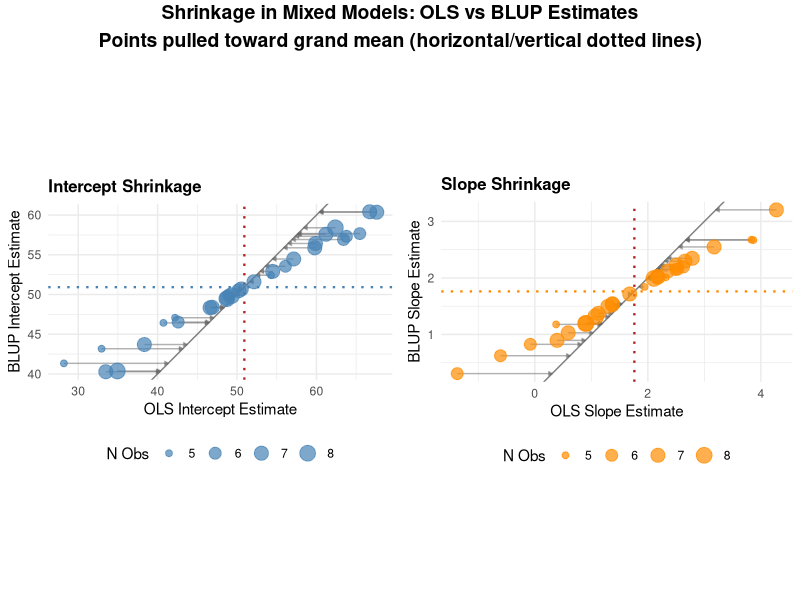
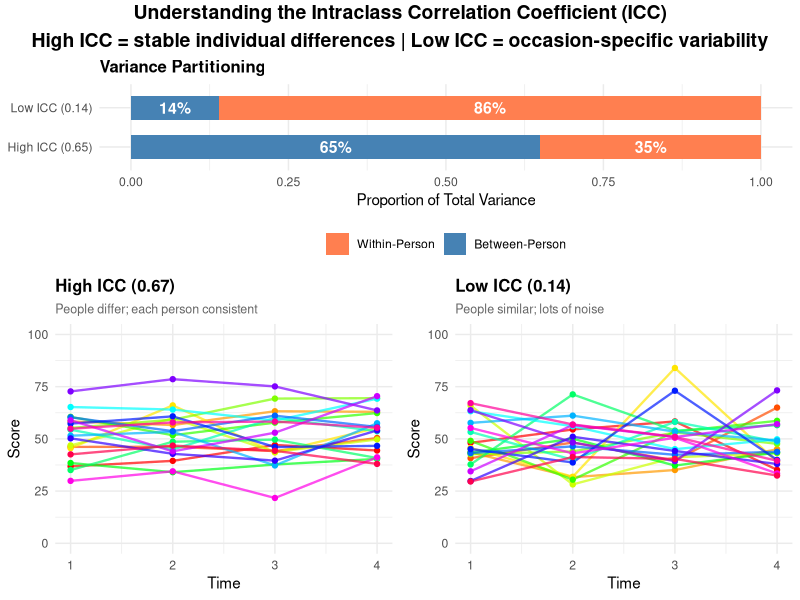

These figures' R source, in order:
# Generate LMM Guide Figures
# Figure 10: Shrinkage Demonstration (simulated)
# Figure 11: ICC Visualization

library(ggplot2)
library(dplyr)
library(gridExtra)

set.seed(42)

# Output directory
output_dir <- "public/images/guides/lmm"
dir.create(output_dir, recursive = TRUE, showWarnings = FALSE)

# =============================================================================
# FIGURE 10: Shrinkage Demonstration
# Simulating the shrinkage effect without fitting actual mixed model
# =============================================================================

# Simulate OLS estimates with varying reliability
n_persons <- 30

# Generate "true" person-level parameters
true_intercepts <- rnorm(n_persons, mean = 50, sd = 8)
true_slopes <- rnorm(n_persons, mean = 2, sd = 1.2)

# OLS estimates = true + noise (more noise for unreliable estimates)
reliability <- runif(n_persons, 0.4, 0.95)  # Varying reliability
n_obs <- round(3 + reliability * 5)  # More obs = more reliable

ols_intercepts <- true_intercepts + rnorm(n_persons, sd = 12 * (1 - reliability))
ols_slopes <- true_slopes + rnorm(n_persons, sd = 2 * (1 - reliability))

# Grand means
grand_intercept <- mean(ols_intercepts)
grand_slope <- mean(ols_slopes)

# BLUP estimates = shrunk toward grand mean
# Shrinkage factor depends on reliability
shrinkage_factor <- 0.3 + 0.5 * (1 - reliability)  # More shrinkage for low reliability

blup_intercepts <- (1 - shrinkage_factor) * ols_intercepts + shrinkage_factor * grand_intercept
blup_slopes <- (1 - shrinkage_factor) * ols_slopes + shrinkage_factor * grand_slope

estimates <- data.frame(
  person_id = 1:n_persons,
  ols_intercept = ols_intercepts,
  ols_slope = ols_slopes,
  blup_intercept = blup_intercepts,
  blup_slope = blup_slopes,
  n_obs = n_obs,
  reliability = reliability
)

# Create shrinkage plot for intercepts
p_shrinkage_intercept <- ggplot(estimates, aes(x = ols_intercept, y = blup_intercept)) +
  geom_abline(slope = 1, intercept = 0, linetype = "solid", color = "gray50", linewidth = 0.5) +
  geom_vline(xintercept = grand_intercept, linetype = "dotted", color = "firebrick", linewidth = 0.8) +
  geom_hline(yintercept = grand_intercept, linetype = "dotted", color = "steelblue", linewidth = 0.8) +
  geom_segment(aes(xend = blup_intercept, yend = blup_intercept),
               arrow = arrow(length = unit(0.1, "cm"), type = "closed"),
               color = "gray40", alpha = 0.5) +
  geom_point(aes(size = n_obs), color = "steelblue", alpha = 0.7) +
  scale_size_continuous(range = c(2, 5), name = "N Obs") +
  labs(
    x = "OLS Intercept Estimate",
    y = "BLUP Intercept Estimate",
    title = "Intercept Shrinkage"
  ) +
  theme_minimal(base_size = 11) +
  theme(
    plot.title = element_text(size = 12, face = "bold"),
    legend.position = "bottom"
  ) +
  coord_fixed()

# Create shrinkage plot for slopes
p_shrinkage_slope <- ggplot(estimates, aes(x = ols_slope, y = blup_slope)) +
  geom_abline(slope = 1, intercept = 0, linetype = "solid", color = "gray50", linewidth = 0.5) +
  geom_vline(xintercept = grand_slope, linetype = "dotted", color = "firebrick", linewidth = 0.8) +
  geom_hline(yintercept = grand_slope, linetype = "dotted", color = "darkorange", linewidth = 0.8) +
  geom_segment(aes(xend = blup_slope, yend = blup_slope),
               arrow = arrow(length = unit(0.1, "cm"), type = "closed"),
               color = "gray40", alpha = 0.5) +
  geom_point(aes(size = n_obs), color = "darkorange", alpha = 0.7) +
  scale_size_continuous(range = c(2, 5), name = "N Obs") +
  labs(
    x = "OLS Slope Estimate",
    y = "BLUP Slope Estimate",
    title = "Slope Shrinkage"
  ) +
  theme_minimal(base_size = 11) +
  theme(
    plot.title = element_text(size = 12, face = "bold"),
    legend.position = "bottom"
  ) +
  coord_fixed()

# Combine plots using gridExtra
png(file.path(output_dir, "lmm_fig10_shrinkage.png"), width = 1000, height = 500, res = 100)
grid.arrange(
  p_shrinkage_intercept,
  p_shrinkage_slope,
  ncol = 2,
  top = grid::textGrob(
    "Shrinkage in Mixed Models: OLS vs BLUP Estimates\nPoints pulled toward grand mean (horizontal/vertical dotted lines)",
    gp = grid::gpar(fontsize = 14, fontface = "bold")
  )
)
dev.off()

cat("Saved: lmm_fig10_shrinkage.png\n")

# =============================================================================
# FIGURE 11: ICC Visualization
# =============================================================================

set.seed(123)

# High ICC scenario (ICC ≈ 0.65)
n_persons_icc <- 20
n_time <- 4

between_var_high <- 100
within_var_high <- 50

icc_high <- between_var_high / (between_var_high + within_var_high)

persons_high <- data.frame(
  person_id = 1:n_persons_icc,
  person_mean = rnorm(n_persons_icc, mean = 50, sd = sqrt(between_var_high))
)

data_high <- expand.grid(
  person_id = 1:n_persons_icc,
  time = 1:n_time
) %>%
  left_join(persons_high, by = "person_id") %>%
  mutate(y = person_mean + rnorm(n(), sd = sqrt(within_var_high)))

# Low ICC scenario (ICC ≈ 0.15)
between_var_low <- 20
within_var_low <- 120

icc_low <- between_var_low / (between_var_low + within_var_low)

persons_low <- data.frame(
  person_id = 1:n_persons_icc,
  person_mean = rnorm(n_persons_icc, mean = 50, sd = sqrt(between_var_low))
)

data_low <- expand.grid(
  person_id = 1:n_persons_icc,
  time = 1:n_time
) %>%
  left_join(persons_low, by = "person_id") %>%
  mutate(y = person_mean + rnorm(n(), sd = sqrt(within_var_low)))

# Create variance partition data for stacked bar chart
variance_data <- data.frame(
  Component = factor(rep(c("Between-Person", "Within-Person"), 2),
                     levels = c("Within-Person", "Between-Person")),
  ICC_Level = rep(c("High ICC (0.65)", "Low ICC (0.14)"), each = 2),
  Proportion = c(0.65, 0.35, 0.14, 0.86)
)

# Stacked bar for variance partitioning
p_variance <- ggplot(variance_data, aes(x = ICC_Level, y = Proportion, fill = Component)) +
  geom_bar(stat = "identity", width = 0.6) +
  geom_text(aes(label = paste0(round(Proportion * 100), "%")),
            position = position_stack(vjust = 0.5),
            color = "white", fontface = "bold", size = 4) +
  scale_fill_manual(values = c("Between-Person" = "steelblue", "Within-Person" = "coral")) +
  labs(
    title = "Variance Partitioning",
    y = "Proportion of Total Variance",
    x = NULL
  ) +
  theme_minimal(base_size = 11) +
  theme(
    plot.title = element_text(size = 12, face = "bold"),
    legend.position = "bottom",
    legend.title = element_blank()
  ) +
  coord_flip()

# Spaghetti plot for high ICC
p_high_icc <- ggplot(data_high, aes(x = time, y = y, group = person_id, color = factor(person_id))) +
  geom_line(alpha = 0.7, linewidth = 0.8) +
  geom_point(size = 1.5) +
  scale_color_manual(values = rainbow(n_persons_icc), guide = "none") +
  labs(
    title = paste0("High ICC (", round(icc_high, 2), ")"),
    subtitle = "People differ; each person consistent",
    x = "Time",
    y = "Score"
  ) +
  theme_minimal(base_size = 11) +
  theme(
    plot.title = element_text(size = 12, face = "bold"),
    plot.subtitle = element_text(size = 9, color = "gray40")
  ) +
  ylim(0, 100)

# Spaghetti plot for low ICC
p_low_icc <- ggplot(data_low, aes(x = time, y = y, group = person_id, color = factor(person_id))) +
  geom_line(alpha = 0.7, linewidth = 0.8) +
  geom_point(size = 1.5) +
  scale_color_manual(values = rainbow(n_persons_icc), guide = "none") +
  labs(
    title = paste0("Low ICC (", round(icc_low, 2), ")"),
    subtitle = "People similar; lots of noise",
    x = "Time",
    y = "Score"
  ) +
  theme_minimal(base_size = 11) +
  theme(
    plot.title = element_text(size = 12, face = "bold"),
    plot.subtitle = element_text(size = 9, color = "gray40")
  ) +
  ylim(0, 100)

# Combine ICC plots using gridExtra
png(file.path(output_dir, "lmm_fig11_icc.png"), width = 1000, height = 800, res = 100)
grid.arrange(
  p_variance,
  arrangeGrob(p_high_icc, p_low_icc, ncol = 2),
  nrow = 2,
  heights = c(1, 1.5),
  top = grid::textGrob(
    "Understanding the Intraclass Correlation Coefficient (ICC)\nHigh ICC = stable individual differences | Low ICC = occasion-specific variability",
    gp = grid::gpar(fontsize = 14, fontface = "bold")
  )
)
dev.off()

cat("Saved: lmm_fig11_icc.png\n")

cat("\nAll figures generated successfully!\n")
